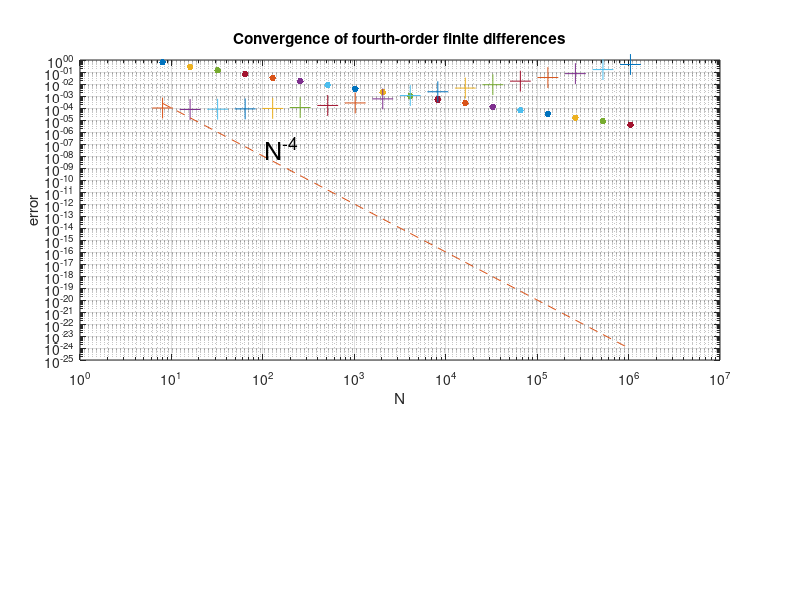

The MATLAB script that drew this image:
% p1.m - convergence of fourth-order finite differences
clear all
% For various N, set up grid in [-pi,pi] and function u(x):
  Nvec = 2.^(3:20);
  clf, subplot('position',[.1 .4 .8 .5])
  for N = Nvec
    
    h = 2*pi/N; x = -pi + (1:N)'*h;
    x1=x(1:(N/2)-1);
    x2=x((N/2):N);
    u(1:(N/2)-1,1) = exp(-sin(x1).*sin(x1)); uprime(1:(N/2)-1,1) = -2*sin(x1).*cos(x1).*u(1:(N/2)-1);
    u((N/2):N,1) = exp(sin(x2).*sin(x2)); uprime((N/2):N,1) = 2*sin(x2).*cos(x2).* u((N/2):N);
    %keyboard
    % Construct sparse fourth-order differentiation matrix:
    tic 
    e = ones(N,1);
    D =   sparse(1:N,[2:N 1],2*e/3,N,N)...
        - sparse(1:N,[3:N 1 2],e/12,N,N);
    D = (D-D')/h;
    time=toc
    % Plot max(abs(D*u-uprime)):
    error = norm(D*u-uprime,inf);
    loglog(N,error,'.','markersize',15), hold on
    loglog(N,time,'+','markersize',15), hold on
  end
  grid on, xlabel N, ylabel error
  title('Convergence of fourth-order finite differences')
  semilogy(Nvec,Nvec.^(-4),'--') 
  text(105,5e-8,'N^{-4}','fontsize',18)